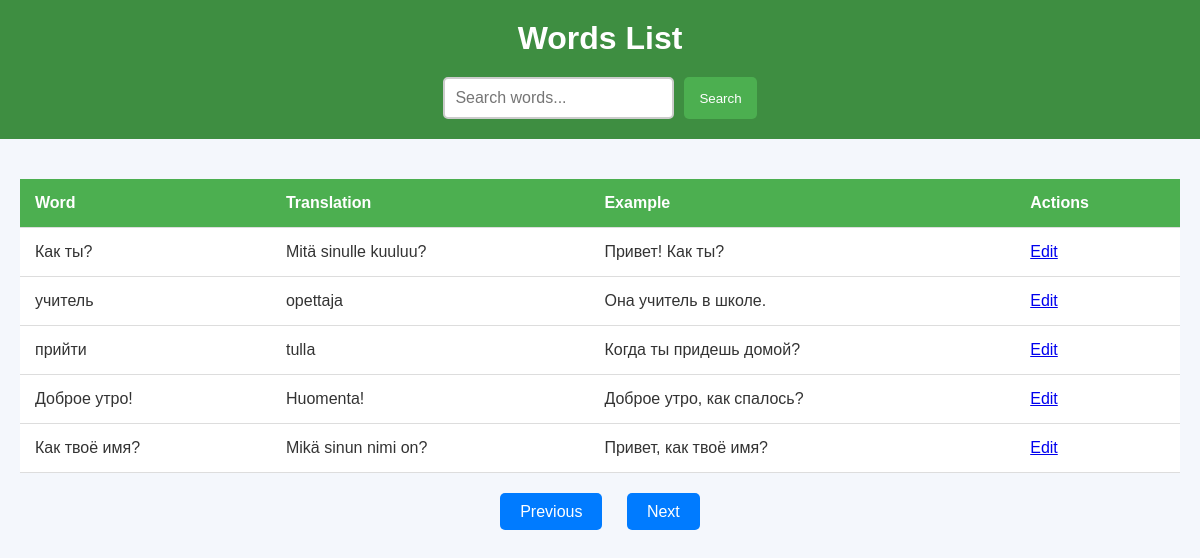
The app's page /?page=3&search= with its own data.
### app.py (models this page shows)
class Word(db.Model):
    id = db.Column(db.Integer, primary_key=True)
    word = db.Column(db.String(100), nullable=False)
    translation = db.Column(db.String(100), nullable=False)
    example_sentence = db.Column(db.String(200), nullable=True)

### app.py (the view)
@app.route("/", methods=["GET"])
def index():
    search_query = request.args.get("search", "")
    page = request.args.get("page", 1, type=int)
    if search_query:
        words = Word.query.filter(Word.word.like(f"%{search_query}%")).paginate(page=page, per_page=5)
    else:
        words = Word.query.paginate(page=page, per_page=5)
    return render_template("index.html", words=words, search=search_query)

### templates/index.html (shortened to what this page needs)
<!DOCTYPE html>
<html lang="en">
<head>
    <link rel="stylesheet" href="{{ url_for('static', filename='style.css') }}">
</head>
<body>
    <header>
        <h1>Words List</h1>
        <form method="get" class="search-form">
            <input type="text" name="search" placeholder="Search words..." value="{{ search }}">
            <button type="submit">Search</button>
        </form>
    </header>
    <main>
        <table class="words-table">
            <thead>
                <tr>
                    <th>Word</th>
                    <th>Translation</th>
                    <th>Example</th>
                    <th>Actions</th>
                </tr>
            </thead>
            <tbody>
                {% for word in words.items %}
                <tr>
                    <td>{{ word.word }}</td>
                    <td>{{ word.translation }}</td>
                    <td>{{ word.example_sentence }}</td>
                    <td><a href="{{ url_for('edit_word', id=word.id) }}" class="edit-btn">Edit</a></td>
                </tr>
                {% endfor %}
            </tbody>
        </table>
        <div class="pagination">
            {% if words.has_prev %}
                <a href="{{ url_for('index', page=words.prev_num, search=search) }}" class="pagination-btn">Previous</a>
            {% endif %}
            {% if words.has_next %}
                <a href="{{ url_for('index', page=words.next_num, search=search) }}" class="pagination-btn">Next</a>
            {% endif %}
        </div>
    </main>
</body>
</html>

### static/style.css (style rules this page uses)
* { margin: 0; padding: 0; box-sizing: border-box; }
body { font-family: 'Arial', sans-serif; background-color: #f4f7fc; color: #333; }
header { background-color: #3e8e41; color: white; text-align: center; padding: 20px; }
h1 { font-size: 2rem; }
.search-form { display: flex; justify-content: center; margin-top: 20px; }
.search-form input { padding: 10px; font-size: 1rem; border: 2px solid #ccc; border-radius: 5px; }
.search-form button { padding: 10px 15px; background-color: #4CAF50; color: white; border: none; border-radius: 5px; cursor: pointer; margin-left: 10px; }
main { padding: 20px; max-width: 1200px; margin: 20px auto; }
.words-table { width: 100%; border-collapse: collapse; margin-bottom: 20px; }
.words-table th, .words-table td { padding: 15px; text-align: left; border-bottom: 1px solid #ddd; }
.words-table th { background-color: #4CAF50; color: white; }
.words-table td { background-color: white; }
.pagination { text-align: center; margin-top: 30px; }
.pagination-btn { padding: 10px 20px; background-color: #007bff; color: white; border-radius: 5px; text-decoration: none; margin: 0 10px; }
h1 { text-align: center; font-size: 2rem; margin-bottom: 20px; }

### records on screen
Word: word "Как ты?", translation "Mitä sinulle kuuluu?", example_sentence "Привет! Как ты?"
Word: word "учитель", translation "opettaja", example_sentence "Она учитель в школе."
Word: word "прийти", translation "tulla", example_sentence "Когда ты придешь домой?"
Word: word "Доброе утро!", translation "Huomenta!", example_sentence "Доброе утро, как спалось?"
Word: word "Как твоё имя?", translation "Mikä sinun nimi on?", example_sentence "Привет, как твоё имя?"
